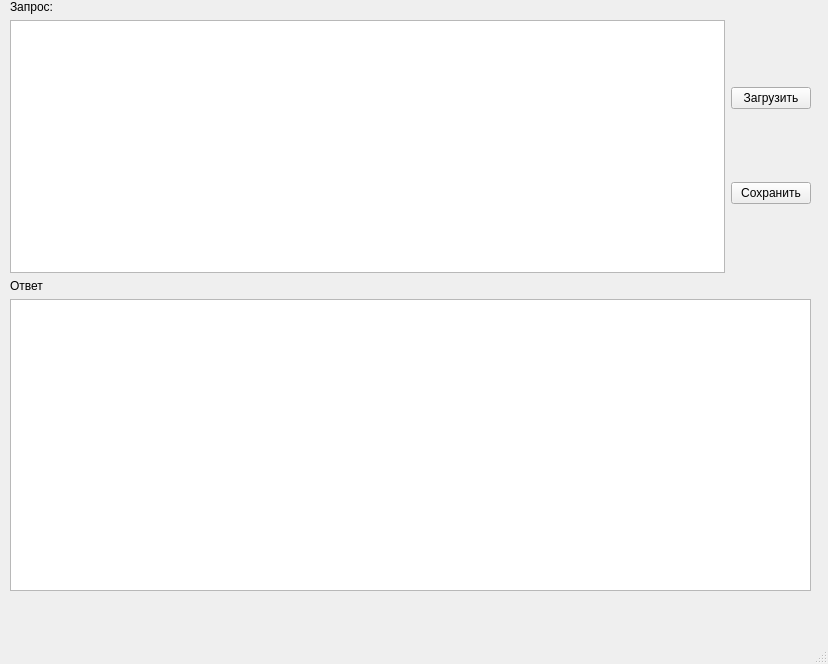
<?xml version="1.0" encoding="UTF-8"?>
<ui version="4.0">
 <class>MainWindow</class>
 <widget class="QMainWindow" name="MainWindow">
  <property name="geometry">
   <rect>
    <x>0</x>
    <y>0</y>
    <width>828</width>
    <height>664</height>
   </rect>
  </property>
  <property name="windowTitle">
   <string>MainWindow</string>
  </property>
  <widget class="QWidget" name="centralwidget">
   <widget class="QWidget" name="verticalLayoutWidget">
    <property name="geometry">
     <rect>
      <x>10</x>
      <y>0</y>
      <width>801</width>
      <height>611</height>
     </rect>
    </property>
    <layout class="QVBoxLayout" name="verticalLayout">
     <item>
      <layout class="QGridLayout" name="gridLayout">
       <item row="1" column="1">
        <layout class="QVBoxLayout" name="verticalLayout_2">
         <item>
          <widget class="QPushButton" name="pushButton_2">
           <property name="text">
            <string>Загрузить</string>
           </property>
          </widget>
         </item>
         <item>
          <widget class="QPushButton" name="pushButton">
           <property name="text">
            <string>Сохранить</string>
           </property>
          </widget>
         </item>
        </layout>
       </item>
       <item row="3" column="0">
        <widget class="QLabel" name="label_3">
         <property name="text">
          <string>Ответ</string>
         </property>
        </widget>
       </item>
       <item row="0" column="0">
        <widget class="QLabel" name="label_2">
         <property name="text">
          <string>Запрос:</string>
         </property>
        </widget>
       </item>
       <item row="1" column="0">
        <widget class="QPlainTextEdit" name="textEdit"/>
       </item>
      </layout>
     </item>
     <item>
      <widget class="QTableWidget" name="tableWidget"/>
     </item>
     <item>
      <widget class="QLabel" name="label">
       <property name="text">
        <string/>
       </property>
      </widget>
     </item>
    </layout>
   </widget>
  </widget>
  <widget class="QMenuBar" name="menubar">
   <property name="geometry">
    <rect>
     <x>0</x>
     <y>0</y>
     <width>828</width>
     <height>26</height>
    </rect>
   </property>
  </widget>
  <widget class="QStatusBar" name="statusbar"/>
 </widget>
 <resources/>
 <connections/>
</ui>
